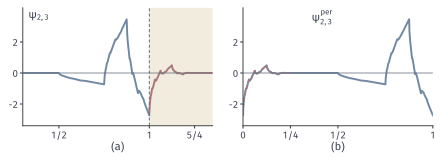

Recreate this plot in Python.
from pathlib import Path
import sys
ROOT = next(p for p in Path(__file__).resolve().parents if (p/"build.sh").is_file() and (p/"tex/book.tex").is_file())
sys.path.insert(0, str(ROOT/"figures/00-shared/mathematical-preliminaries-upper/00-shared/comprehension-figures"))
from support import figure, save, BLUE, GREEN, YELLOW, RED, PURPLE, INK, MUTED, GRID, BLUE_FILL, GREEN_FILL, YELLOW_FILL, RED_FILL, PURPLE_FILL
import numpy as np

SQ3 = np.sqrt(3.0)
H = np.array([1+SQ3, 3+SQ3, 3-SQ3, 1-SQ3])/(4*np.sqrt(2.0))

def cascade(levels=11):
    """D4 scaling function on [0,3]: exact integer values (eigenvector of the refinement matrix), then dyadic refinement phi(x)=sqrt2*sum h_k phi(2x-k)."""
    phi_int = {0: 0.0, 1: (1+SQ3)/2, 2: (1-SQ3)/2, 3: 0.0}
    n = 3*2**levels
    v = np.zeros(n+1); step = 2**levels
    for i, y in phi_int.items():
        v[i*step] = y
    for lev in range(1, levels+1):
        s = 2**(levels-lev)
        for i in range(s, n, 2*s):
            total = 0.0
            for k, hk in enumerate(H):
                idx = 2*i-k*2**levels
                if 0 <= idx <= n:
                    total += hk*v[idx]
            v[i] = np.sqrt(2.0)*total
    return np.linspace(0, 3, n+1), v

def phi_at(x, xs, v):
    return np.interp(x, xs, v, left=0.0, right=0.0)

def psi_at(x, xs, v):
    """psi(x)=sqrt2*sum g_k phi(2x-k), g_k=(-1)^k h_{1-k}; support [-1,2]."""
    y = np.zeros_like(x, dtype=float)
    for k in (-2, -1, 0, 1):
        y += np.sqrt(2.0)*(-1)**abs(k)*H[1-k]*phi_at(2*x-k, xs, v)
    return y
# D4 psi_{2,3}(x)=2 psi(4x-3), support [1/2,5/4]; (a) on the line, (b) Per on [0,1): the part beyond 1 moves to [0,1/4].
xs, v = cascade()
fig, axes = figure(width_mm=112, height_mm=40, ncols=2)
fig.set_layout_engine(None)
fig.subplots_adjust(left=.05, right=.985, top=.95, bottom=.2, wspace=.16)
p=lambda x:2*psi_at(4*x-3,xs,v)
ax=axes[0]
x=np.linspace(.3,1.35,2000); y=p(x)
ax.axvspan(1,1.35,color=YELLOW_FILL,lw=0,zorder=0)
ax.plot(x[x<=1],y[x<=1],color=BLUE,lw=1.4); ax.plot(x[x>=1],y[x>=1],color=RED,lw=1.4)
ax.axvline(1,color=MUTED,lw=.75,dashes=(3,2)); ax.axhline(0,color=MUTED,lw=.6)
ax.set_xlim(.3,1.35); ax.set_ylim(-3.4,4.2); ax.set_xticks([.5,1,1.25]); ax.set_xticklabels(['1/2','1','5/4']); ax.set_yticks([-2,0,2])
ax.text(.03,.98,r'$\psi_{2,3}$',transform=ax.transAxes,ha='left',va='top')
ax=axes[1]
x=np.linspace(0,1,2400); y1=p(x); y2=p(x+1)
ax.plot(x,y1+y2,color=BLUE,lw=1.4,label='per')
mask=x<=.25
ax.plot(x[mask],y2[mask],color=RED,lw=1.1,dashes=(3,1.5))
ax.axhline(0,color=MUTED,lw=.6); ax.set_xlim(0,1); ax.set_ylim(-3.4,4.2); ax.set_xticks([0,.25,.5,1]); ax.set_xticklabels(['0','1/4','1/2','1']); ax.set_yticks([-2,0,2])
ax.text(.42,.98,r'$\psi^{\mathrm{per}}_{2,3}$',transform=ax.transAxes,ha='center',va='top')
for ax,s in zip(axes,'ab'):
    ax.tick_params(labelsize=7,length=2,pad=1.5)
    q=ax.get_position(); fig.text((q.x0+q.x1)/2,.03,'(%s)'%s,ha='center',va='bottom')
save(fig, Path(__file__).resolve().parent, 'figure', {'formula': 'psi_{2,3}=2 psi(4x-3), D4, support [1/2,5/4]; Per wraps [1,5/4] to [0,1/4]'})
